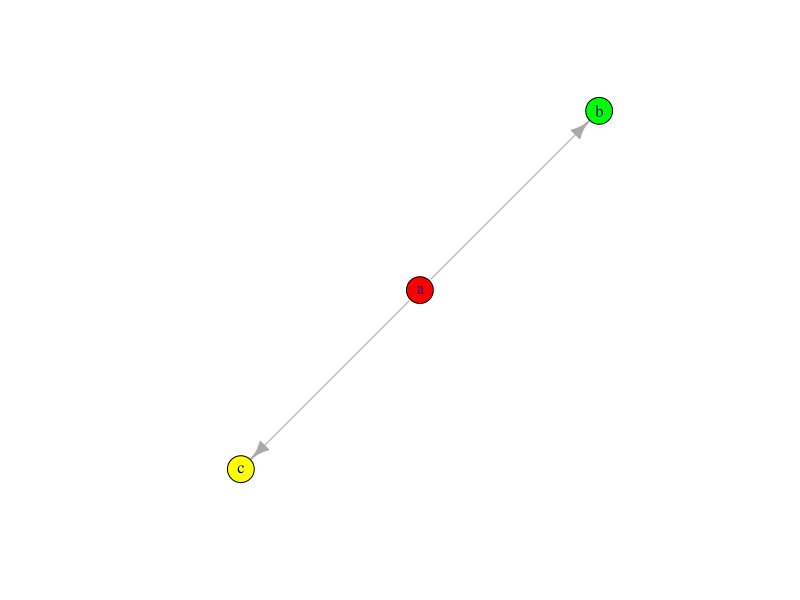

Source code (R):
## ---- chunk 1
library(igraph)
#Gráfico de ejemplo
gA <- graph(c("a", "b", "a", "c"))
plot(gA, vertex.color=c( "red", "green", "yellow"))

#Generamos un set de datos de prueba y calculamos la correlación entre los nodos.
set.seed(2812)
a <- rnorm(100, 0, 0.1)
b <- 2*a-2+rnorm(100,0,0.1)
cor(a,b)
c <- 2*a+4+rnorm(100,0,0.1)
cor(a,c)
cor(c,b)
## ---- chunk 2
#Correlaciones mediante un modelo lineal
cor(lm(a~c)$residuals,lm(b~c)$residuals)
cor(lm(a~b)$residuals,lm(c~b)$residuals)
cor(lm(b~a)$residuals,lm(c~a)$residuals)
